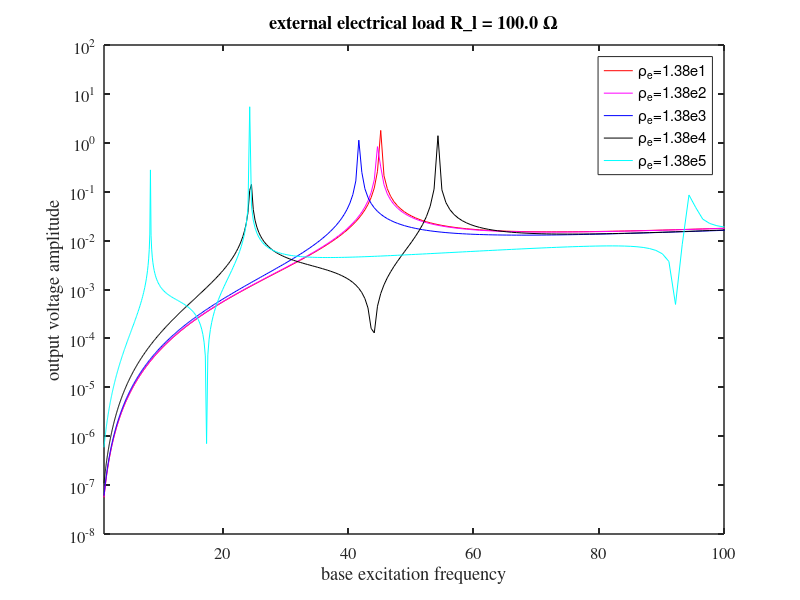

Here is the MATLAB script that generated this plot:
clc;clear;close all;



result01 = load('bm_ext_base_lamm_rhoe_1p38e1.mat'); 
vplist01  = result01.Vplist;
result02 = load('bm_ext_base_lamm_rhoe_1p38e2.mat'); 
vplist02  = result02.Vplist;
result03 = load('bm_ext_base_lamm_rhoe_1p38e3.mat'); 
vplist03  = result03.Vplist;
result04 = load('bm_ext_base_lamm_rhoe_1p38e4.mat'); 
vplist04  = result04.Vplist;
result05 = load('bm_ext_base_lamm_rhoe_1p38e5.mat'); 
vplist05  = result05.Vplist;


fr = result01.fr;
Rl = result01.Rl;
xib  = result01.xib;

%% Rl from 1 ohm to 10 Mohm, different lamm or rhoe
% figure(1)
% mesh(fr,Rl,abs(vplist01), 'DisplayName','\rho_e=1.38e1'); hold on
% mesh(fr,Rl,abs(vplist02), 'DisplayName','\rho_e=1.38e2')
% mesh(fr,Rl,abs(vplist03), 'DisplayName','\rho_e=1.38e3')
% mesh(fr,Rl,abs(vplist04), 'DisplayName','\rho_e=1.38e4')
% mesh(fr,Rl,abs(vplist05), 'DisplayName','\rho_e=1.38e5')
% set(gca,'XScale','log');
% set(gca,'YScale','log');
% set(gca,'ZScale','log');
% xlabel('fr');
% ylabel('Rl');
% zlabel('output voltage amplitude');
% set(gca, 'linewidth', 1.1, 'fontsize', 12, 'fontname', 'times')
% set(gcf, 'color', 'w')
% legend('show')
% title('length ratio \lambda\_l = 0.0')

% 
% 
% %% Rl  1 ohm, different laml
% figure(2)
% plot(fr(1,:),abs(vplist00(1,:)),'r', 'DisplayName','\lambda_l=0.0'); hold on
% plot(fr(1,:),abs(vplist01(1,:)),'g', 'DisplayName','\lambda_l=0.1')
% plot(fr(1,:),abs(vplist02(1,:)),'b', 'DisplayName','\lambda_l=0.2')
% plot(fr(1,:),abs(vplist03(1,:)),'k', 'DisplayName','\lambda_l=0.3')
% plot(fr(1,:),abs(vplist04(1,:)),'c', 'DisplayName','\lambda_l=0.4')
% plot(fr(1,:),abs(vplist05(1,:)),'r.-', 'DisplayName','\lambda_l=0.5')
% plot(fr(1,:),abs(vplist06(1,:)),'g.-', 'DisplayName','\lambda_l=0.6')
% plot(fr(1,:),abs(vplist07(1,:)),'b.-', 'DisplayName','\lambda_l=0.7')
% plot(fr(1,:),abs(vplist08(1,:)),'k.-', 'DisplayName','\lambda_l=0.8')
% plot(fr(1,:),abs(vplist09(1,:)),'c.-', 'DisplayName','\lambda_l=0.9')
% plot(fr(1,:),abs(vplist10(1,:)),'y', 'DisplayName','\lambda_l=1.0')
% set(gca,'XScale','log');
% set(gca,'YScale','log');
% xlabel('base excitation frequency');
% ylabel('output voltage amplitude');
% set(gca, 'linewidth', 1.1, 'fontsize', 12, 'fontname', 'times')
% set(gcf, 'color', 'w')
% legend('show')
% title('external electrical load R\_l = 1.0 \Omega')
% 
% 
% %% Rl  10 ohm, different laml
% figure(3)
% plot(fr(1,:),abs(vplist00(2,:)),'r', 'DisplayName','\lambda_l=0.0'); hold on
% plot(fr(1,:),abs(vplist01(2,:)),'g', 'DisplayName','\lambda_l=0.1')
% plot(fr(1,:),abs(vplist02(2,:)),'b', 'DisplayName','\lambda_l=0.2')
% plot(fr(1,:),abs(vplist03(2,:)),'k', 'DisplayName','\lambda_l=0.3')
% plot(fr(1,:),abs(vplist04(2,:)),'c', 'DisplayName','\lambda_l=0.4')
% plot(fr(1,:),abs(vplist05(2,:)),'r.-', 'DisplayName','\lambda_l=0.5')
% plot(fr(1,:),abs(vplist06(2,:)),'g.-', 'DisplayName','\lambda_l=0.6')
% plot(fr(1,:),abs(vplist07(2,:)),'b.-', 'DisplayName','\lambda_l=0.7')
% plot(fr(1,:),abs(vplist08(2,:)),'k.-', 'DisplayName','\lambda_l=0.8')
% plot(fr(1,:),abs(vplist09(2,:)),'c.-', 'DisplayName','\lambda_l=0.9')
% plot(fr(1,:),abs(vplist10(2,:)),'y', 'DisplayName','\lambda_l=1.0')
% set(gca,'XScale','log');
% set(gca,'YScale','log');
% xlabel('base excitation frequency');
% ylabel('output voltage amplitude');
% set(gca, 'linewidth', 1.1, 'fontsize', 12, 'fontname', 'times')
% set(gcf, 'color', 'w')
% legend('show')
% title('external electrical load R\_l = 10.0 \Omega')
% 
% 
% 
%% Rl  100 ohm, different laml
figure(4)
plot(fr(1,:),abs(vplist01(3,:)),'r', 'DisplayName','\rho_e=1.38e1'); hold on
plot(fr(1,:),abs(vplist02(3,:)),'m', 'DisplayName','\rho_e=1.38e2')
plot(fr(1,:),abs(vplist03(3,:)),'b', 'DisplayName','\rho_e=1.38e3')
plot(fr(1,:),abs(vplist04(3,:)),'k', 'DisplayName','\rho_e=1.38e4')
plot(fr(1,:),abs(vplist05(3,:)),'c', 'DisplayName','\rho_e=1.38e5')
% set(gca,'XScale','log');
set(gca,'YScale','log');
xlim([1,100]);
xlabel('base excitation frequency');
ylabel('output voltage amplitude');
set(gca, 'linewidth', 1.1, 'fontsize', 12, 'fontname', 'times')
set(gcf, 'color', 'w')
legend('show')
title('external electrical load R\_l = 100.0 \Omega')



